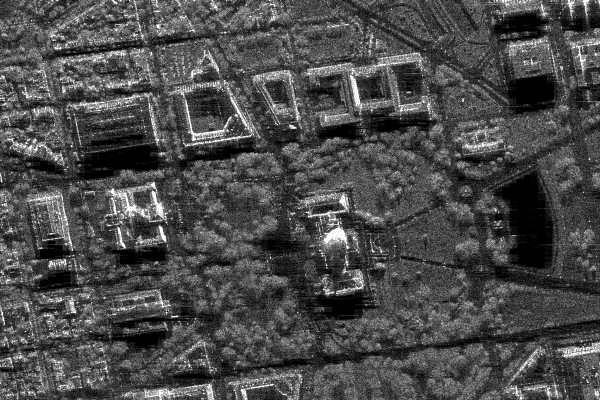
#> input picture hw1/sar_1_gray.jpg, 600 x 400 px
$ jupyter execute Homework_1.ipynb
#> lines starting #> are read from the running program, lines starting #| are printed output that depends on the picture
[cell 1]
from skimage.metrics import structural_similarity, mean_squared_error
import matplotlib.pyplot as plt
import numpy as np
import cv2

# 1. Загрузите изображение в оттенках серого sar_1_gray.jpg.

[cell 2]
image = cv2.imread('sar_1_gray.jpg')
#> image is the input picture: shape (400, 600, 3); min 0, max 255, mean 74.9
image_gray = cv2.imread("sar_1_gray.jpg", cv2.IMREAD_GRAYSCALE)
#> image_gray: shape (400, 600); min 0, max 255, mean 74.9
plt.imshow(image_gray, cmap="gray")
plt.axis('off')

# 2. Постройте гистограмму

[cell 3]
# гистограмма - сколько раз каждый возможный цвет встретился на фото.

hist = cv2.calcHist([image_gray], [0], None, [256], [0,256])
#> hist = 256 values, max 3786 at index 1, min 40 at index 251, mean 937.5

plt.plot(hist)
plt.title("Гистограмма")
plt.xlabel("Значение яркости от самого темного '0' - до самого светлого '255'")
plt.ylabel("Количество пикселей данного цвета")
plt.show()
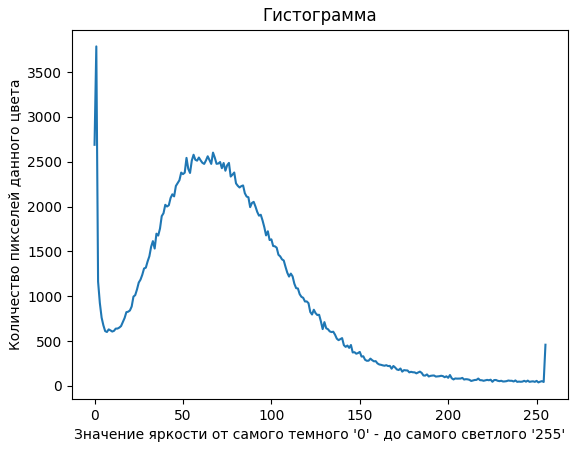
#> figure drawn by matplotlib, 1 panel; curve peaks at x = 1, y = 3786

[cell 4]
# кумулятивная гистограмма - сколько пикселей имеют яркость от 0 до н

hist_cum = hist.cumsum()
#> hist_cum = 256 values from 2689 to 240000

plt.plot(hist_cum)
plt.title("Кумулятивная гистограмма")
plt.xlabel("Значение яркости от самого темного '0' - до самого светлого '255'")
plt.ylabel("Количество всех пикселей")
plt.show()
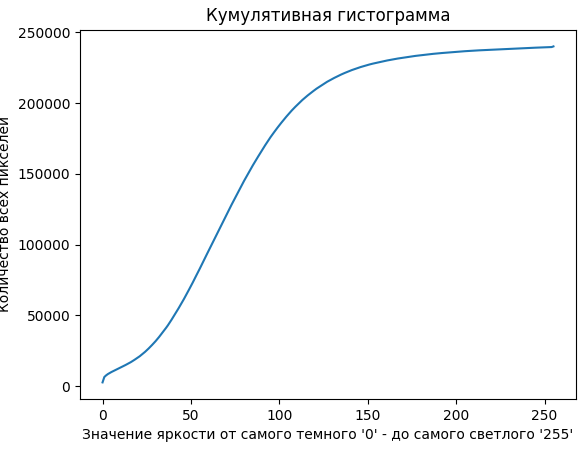
#> figure drawn by matplotlib, 1 panel; curve peaks at x = 255, y = 240000

[cell 5]
# нормированная гистограмма - какой процент пикселей приходится на такой оттенок

hist_norm = hist / (image.shape[0] * image.shape[1])
#> hist_norm = 256 values, max 0.0158 at index 1, min 0.000167 at index 251, mean 0.00391

plt.plot(hist_norm)
plt.title("Нормированная гистограмма")
plt.xlabel("Значение яркости от самого темного '0' - до самого светлого '255'")
plt.ylabel("Вероятность встретить пиксель данного цвета")
plt.show()
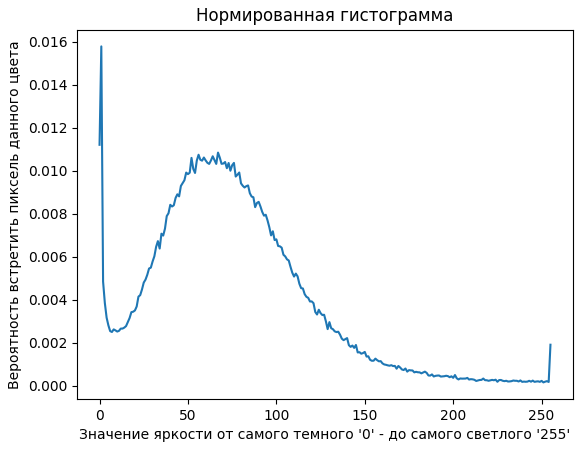
#> figure drawn by matplotlib, 1 panel; curve peaks at x = 1, y = 0.0158

# 3. Реализуйте алгоритм гамма коррекции с параметром гамма <1, >1.

[cell 6]
def gamma_correction(image, gamma):
#> called with gamma = 0.5
    corrected_pixel = np.power(image / 255.0, gamma) * 255
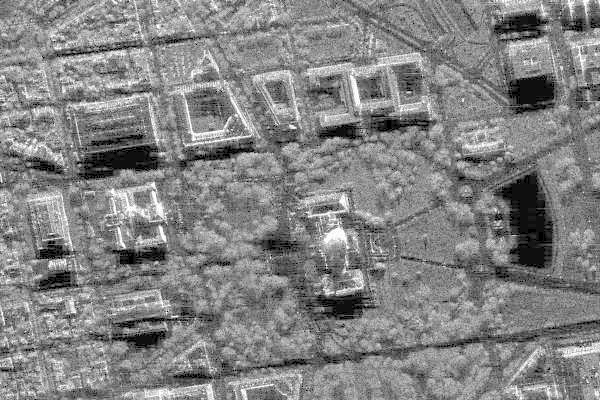
#> corrected_pixel: shape (400, 600, 3) float64; min 0, max 255, mean 131.1
    return corrected_pixel.astype(np.uint8)

gamma_05 = gamma_correction(image, 0.5)
gamma_20 = gamma_correction(image, 2.0)
#> call 2 of gamma_correction, with gamma = 2
#> in gamma_correction (call 2), `corrected_pixel = np.power(image / 255.0, gamma) * 255`:
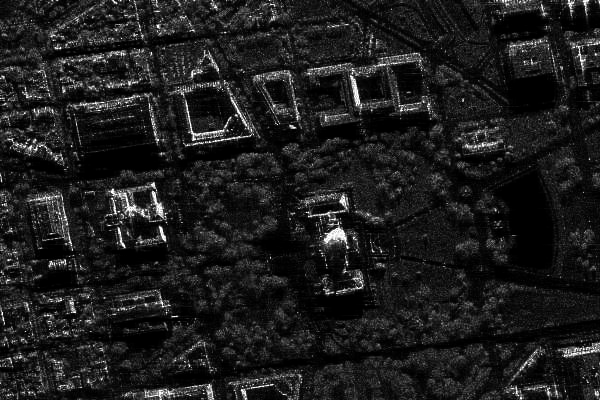
#> corrected_pixel: shape (400, 600, 3) float64; min 0, max 255, mean 29.5

plt.figure(figsize=(15, 5))

plt.subplot(1, 3, 1)
plt.imshow(cv2.cvtColor(gamma_05, cv2.COLOR_BGR2RGB))
plt.title('gamma 0.5')
plt.axis('off')

plt.subplot(1, 3, 2)
plt.imshow(cv2.cvtColor(image, cv2.COLOR_BGR2RGB))
plt.title('image')
plt.axis('off')

plt.subplot(1, 3, 3)
plt.imshow(cv2.cvtColor(gamma_20, cv2.COLOR_BGR2RGB))
plt.title('gamma 2.0')
plt.axis('off')

plt.tight_layout()
plt.show()

# 4. Сравните исходное изображение, скорректированное при помощи гамма-фильтра. MSE, SSIM.

[cell 7]
image_gray_05 = cv2.cvtColor(gamma_05, cv2.COLOR_BGR2GRAY)
image_gray_20 = cv2.cvtColor(gamma_20, cv2.COLOR_BGR2GRAY)

(ssim_bright, diff_bright) = structural_similarity(image_gray, image_gray_05, full=True)
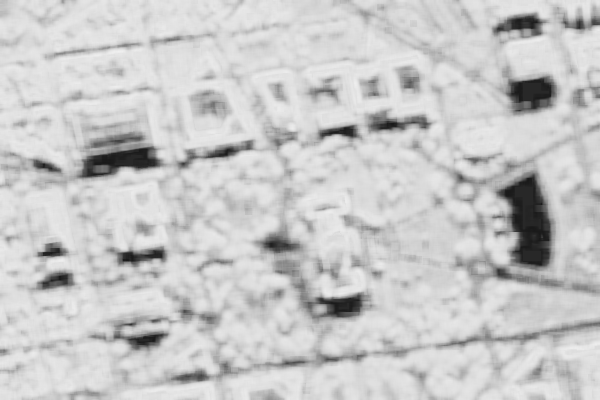
#> diff_bright: shape (400, 600) float64; min 0.0986, max 0.942, mean 0.789
#> ssim_bright = 0.788
(ssim_dark, diff_dark) = structural_similarity(image_gray, image_gray_20, full=True)
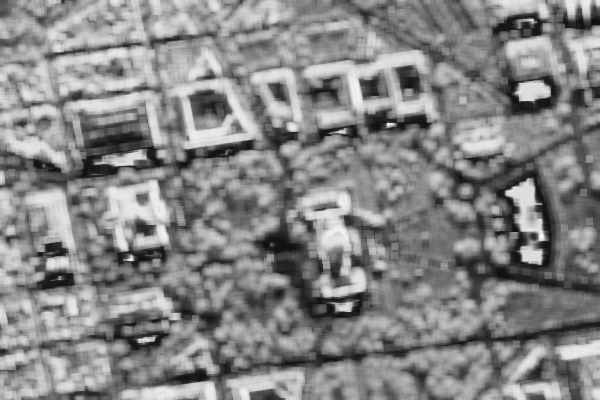
#> diff_dark: shape (400, 600) float64; min 0.0581, max 0.984, mean 0.528
#> ssim_dark = 0.527

mse_bright = mean_squared_error(image_gray, image_gray_05)
#> mse_bright = 3250.4
mse_dark = mean_squared_error(image_gray, image_gray_20)
#> mse_dark = 2383.8

diff_bright = (diff_bright * 255).astype("uint8")
diff_dark = (diff_dark * 255).astype("uint8")

print("Результаты сравнения:")
print(f"Gamma=0.5: SSIM = {ssim_bright:.4f}; MSE = {mse_bright:.4f}")
#| Gamma=0.5: SSIM = 0.7875; MSE = 3250.4291
print(f"Gamma=2.0: SSIM = {ssim_dark:.4f}; MSE = {mse_dark:.4f}")
#| Gamma=2.0: SSIM = 0.5270; MSE = 2383.7636

plt.figure(figsize=(15, 5))

plt.subplot(1, 2, 1)
plt.imshow(diff_bright, cmap="gray")
plt.title('diff_bright')
plt.axis('off')

plt.subplot(1, 2, 2)
plt.imshow(diff_dark, cmap="gray")
plt.title('diff_dark')
plt.axis('off')

# 5. Реализуйте алгоритм статистической цветокоррекции на основе статистики eq_gray.

[cell 8]
eq_gray = cv2.equalizeHist(image_gray)
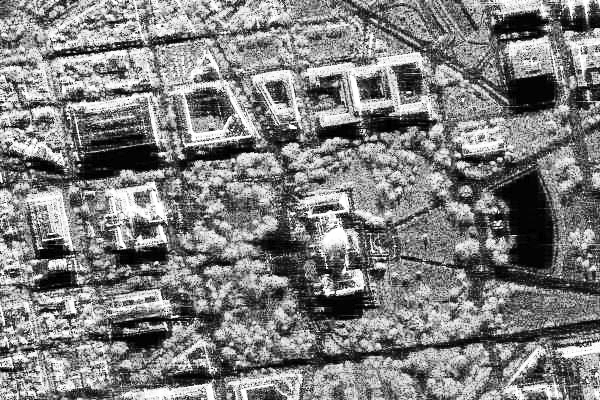
#> eq_gray: shape (400, 600); min 0, max 255, mean 127

mean_src = image_gray.mean()
#> mean_src = 74.94
std_src = image_gray.std()
#> std_src = 43.66

mean_ref = eq_gray.mean()
#> mean_ref = 127
std_ref = eq_gray.std()
#> std_ref = 74.27

stat_corrected = ( (image_gray - mean_src) * (std_ref/std_src) + mean_ref )
stat_corrected = np.clip(stat_corrected, 0, 255).astype(np.uint8)
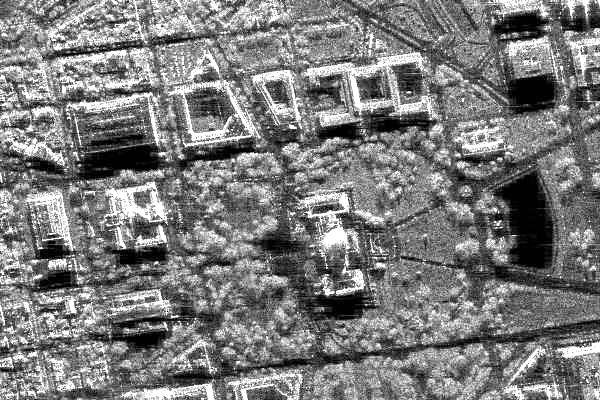
#> stat_corrected: shape (400, 600); min 0, max 255, mean 123.1

plt.figure(figsize=(15, 12))

plt.subplot(1, 3, 1)
plt.imshow(image_gray, cmap="gray")
plt.title('image_gray - исходное')
plt.axis("off")

plt.subplot(1, 3, 2)
plt.imshow(eq_gray, cmap="gray")
plt.title('eq_gray - выровненное')
plt.axis("off")

plt.subplot(1, 3, 3)
plt.imshow(stat_corrected, cmap="gray")
plt.title('stat_corrected - коррекция')
plt.axis("off")

# 6. Протестируйте работу алгоритмов пороговой фильтрации с различными параметрами.

[cell 9]
thresh_values = [50, 100, 150, 200]
methods = [
    ("BINARY", cv2.THRESH_BINARY),
    ("BINARY_INV", cv2.THRESH_BINARY_INV),
    ("TRUNC", cv2.THRESH_TRUNC),
    ("TOZERO", cv2.THRESH_TOZERO),
    ("TOZERO_INV", cv2.THRESH_TOZERO_INV),
]

plt.figure(figsize=(12, 8))

i = 1
for t in thresh_values:
    for name, method in methods:
        _, thresh = cv2.threshold(image_gray, t, 255, method)
        plt.subplot(len(thresh_values), len(methods), i)
        plt.imshow(thresh, cmap='gray')
        plt.title(f"{name}, T={t}")
        plt.axis("off")
        i += 1
#> after the loop, i = 21
plt.tight_layout()
plt.show()
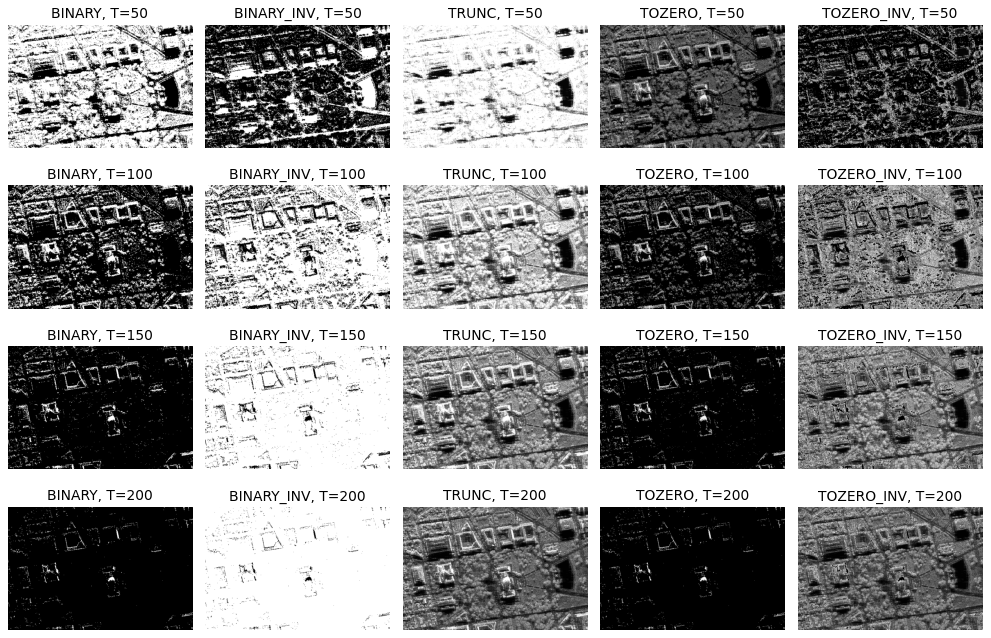
#> figure drawn by matplotlib, 20 panels
